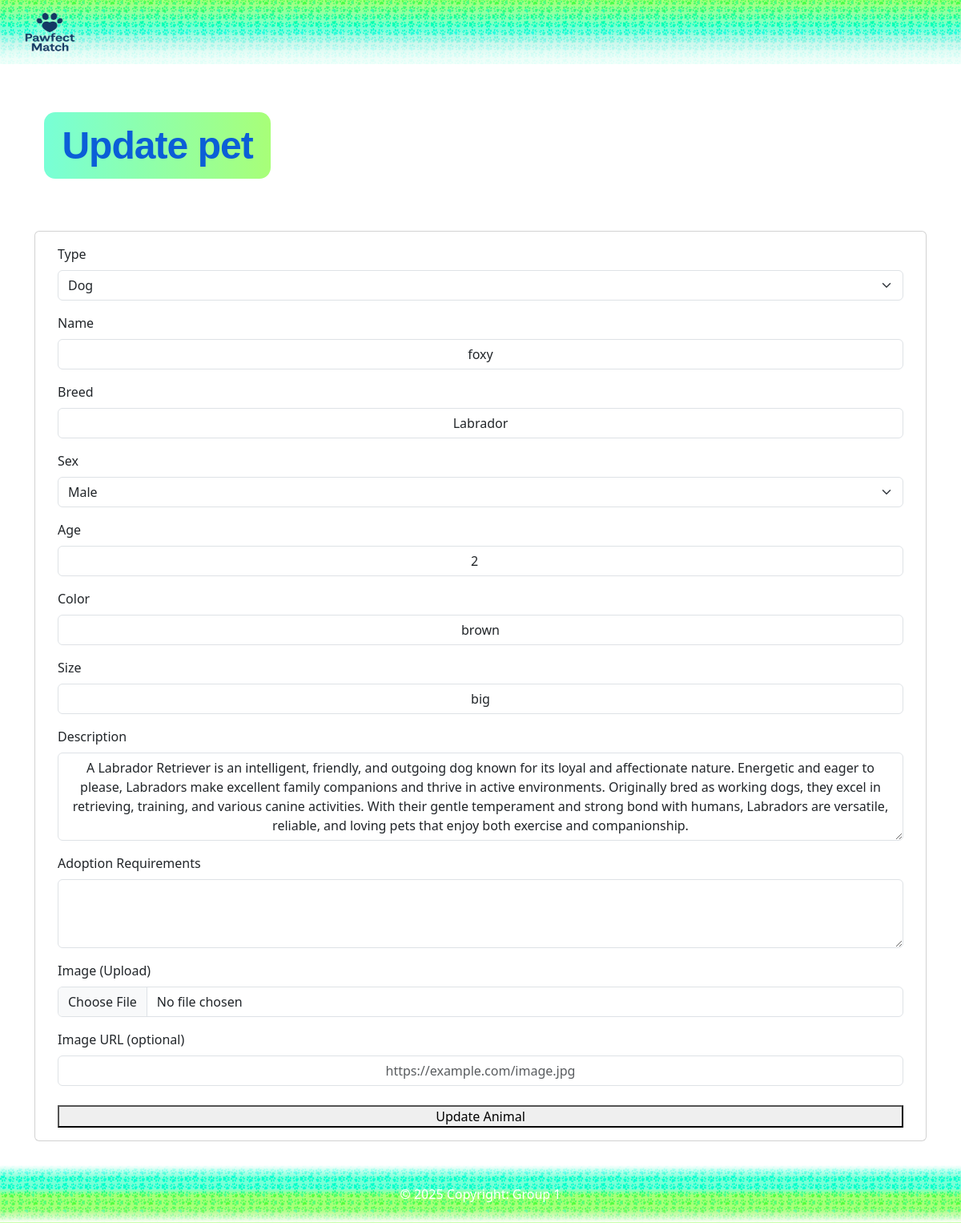
/php/crud/update.php?id=2 (signed in), run on the app's committed database.
### tables this page shows
CREATE TABLE `animal` (
  `ID` int(11) NOT NULL,
  `Type` enum('Dog','Cat','Other') NOT NULL,
  `Name` varchar(100) NOT NULL,
  `Breed` varchar(100) DEFAULT NULL,
  `Sex` enum('Male','Female','Unknown') DEFAULT NULL,
  `Age` int(11) DEFAULT NULL,
  `Color` varchar(50) DEFAULT NULL,
  `Size` varchar(50) DEFAULT NULL,
  `Description` text DEFAULT NULL,
  `ImageUrl` varchar(255) NOT NULL DEFAULT 'default-animals.png',
  `adoption_requirements` text DEFAULT NULL,
  `shelter_id` int(10) UNSIGNED DEFAULT NULL
);

### php/crud/update.php (the view, shortened to what this page needs)
<?php
require_once __DIR__ . "/../functions/get_profile.php";
$id = intval($_GET['id']);
$sql = "SELECT * FROM animal WHERE ID = $id";
$result = mysqli_query($conn, $sql);
$row = mysqli_fetch_assoc($result);
$message = "";
$layout = "
<div class='card details-card text-center'>
    <div class='card-body details-card-body'>
        $message
        <form method='POST' enctype='multipart/form-data' class='text-start'>
            <label class='form-label'>Type</label>
            <select name='type' class='form-select mb-3'>
                <option value='Dog' ".($row['Type']=='Dog'?'selected':'').">Dog</option>
                <option value='Cat' ".($row['Type']=='Cat'?'selected':'').">Cat</option>
                <option value='Other' ".($row['Type']=='Other'?'selected':'').">Other</option>
            </select>
            <label class='form-label'>Name</label>
            <input type='text' name='name' class='form-control mb-3'
                   value='".htmlspecialchars($row['Name'])."' required>
            <label class='form-label'>Breed</label>
            <input type='text' name='breed' class='form-control mb-3'
                   value='".htmlspecialchars($row['Breed'])."'>
            <label class='form-label'>Sex</label>
            <select name='sex' class='form-select mb-3'>
                <option value='Male' ".($row['Sex']=='Male'?'selected':'').">Male</option>
                <option value='Female' ".($row['Sex']=='Female'?'selected':'').">Female</option>
                <option value='Unknown' ".($row['Sex']=='Unknown'?'selected':'').">Unknown</option>
            </select>
            <label class='form-label'>Age</label>
            <input type='number' name='age' class='form-control mb-3'
                   value='{$row['Age']}' min='0'>
            <label class='form-label'>Color</label>
            <input type='text' name='color' class='form-control mb-3'
                   value='".htmlspecialchars($row['Color'])."'>
            <label class='form-label'>Size</label>
            <input type='text' name='size' class='form-control mb-3'
                   value='".htmlspecialchars($row['Size'])."'>
            <label class='form-label'>Description</label>
            <textarea name='description' class='form-control mb-3'
                      rows='4'>".htmlspecialchars($row['Description'])."</textarea>
            <label class='form-label'>Adoption Requirements</label>
            <textarea name='adoption_requirements' class='form-control mb-3'
                      rows='3'>".htmlspecialchars($row['adoption_requirements'])."</textarea>
            <label class='form-label'>Image (Upload)</label>
            <input type='file' name='img' class='form-control mb-3'>
            <label class='form-label'>Image URL (optional)</label>
            <input type='url' name='img_url' class='form-control mb-4'
                   placeholder='https://example.com/image.jpg'>
            <button class='inline-btn w-100'>
                Update Animal
            </button>
        </form>
    </div>
</div>
";
?>
<!DOCTYPE html>
<html lang="en">
<head>
    <link href="https://cdn.jsdelivr.net/npm/bootstrap@5.3.8/dist/css/bootstrap.min.css" rel="stylesheet">
    <link rel="stylesheet" href="https://cdnjs.cloudflare.com/ajax/libs/font-awesome/7.0.1/css/all.min.css">
    <link rel="stylesheet" href="../../css/style.css">
</head>
<body>
<nav class="navbar navbar-expand-lg custom-navbar sticky-top">
    <div class="container-fluid">
        <a class="navbar-brand" href="/index.php">
            <img src="/img/navbar-logo.png" alt="logo" class="navbar-logo">
        </a>
    </div>
</nav>
<div class="container details-container">
    <h1 class="paw-card-h1">Update pet</h1>
    <div class="row">
        <?= $layout ?>
    </div>
</div>
<footer class="mt-auto py-4">
    <div class="copyright">
        © 2025 Copyright: Group 1
    </div>
</footer>
</body>
</html>

### css/style.css (style rules this page uses)
* { margin: 0; padding: 0; box-sizing: border-box; }
:root { --sun: #ffe27a; --dark-blue: #0f005a; }
.navbar-logo { height: 80px; width: 100px; }
.custom-navbar { background-image: url("../img/body2.png"), linear-gradient( 180deg, #a8ff78 0%, #78ffd6 45%, #c9f7eb 65%, #eafdf7 85%, #f2fffa 100% ); background-repeat: repeat, no-repeat; background-size: 48px auto, 100% 100%; background-position: center, center; background-blend-mode: overlay; max-height: 80px; }
.navbar-brand img { filter: drop-shadow(0 4px 8px rgba(255, 255, 255, 0.5)); }
.paw-card-h1 { margin: 30px 0 65px 0; text-align: left; font-size: 48px; font-family: "Poppins", sans-serif; font-weight: 700; letter-spacing: -0.02em; color: #0b5ed7; text-shadow: none; display: inline-block; padding: 0.8rem 1.4rem; background: linear-gradient(90deg, #78ffd6, #a8ff78); border-radius: 14px; backdrop-filter: blur(6px); -webkit-backdrop-filter: blur(6px); }
.details-container { padding: 30px 25px; }
footer { background-image: url("../img/body2.png"), linear-gradient( 180deg, #ffffff 0%, #78ffd6 22%, #78ffd6 40%, #a8ff78 52%, #a8ff78 74%, #bdfb9a 82%, #e3fdd3 92%, #ffffff 100% ); background-repeat: repeat, no-repeat; background-size: 48px auto, 100% 100%; background-position: center, center; background-blend-mode: overlay; box-shadow: inset 0 -1px 0 rgba(168, 255, 120, 0.6); margin: 0 auto; height: auto; padding: 1.8rem 10px 0.3rem 10px; width: 100%; }
.form-control { width: 100%; text-align: center; }
.copyright { text-align: center; color: white; }

### data on the page
animal: type "Dog", name "foxy", breed "Labrador", sex "Male", age "2", color "brown", size "big", description "A Labrador Retriever is an intelligent, friendly, and outgoing dog known for its loyal and affectionate nature. Energetic and eager to please, Labradors make excellent family companions and thrive in active environments. Originally bred as working dogs, they excel in retrieving, training, and various canine activities. With their gentle temperament and strong bond with humans, Labradors are versatile, reliable, and loving pets that enjoy both exercise and companionship."
